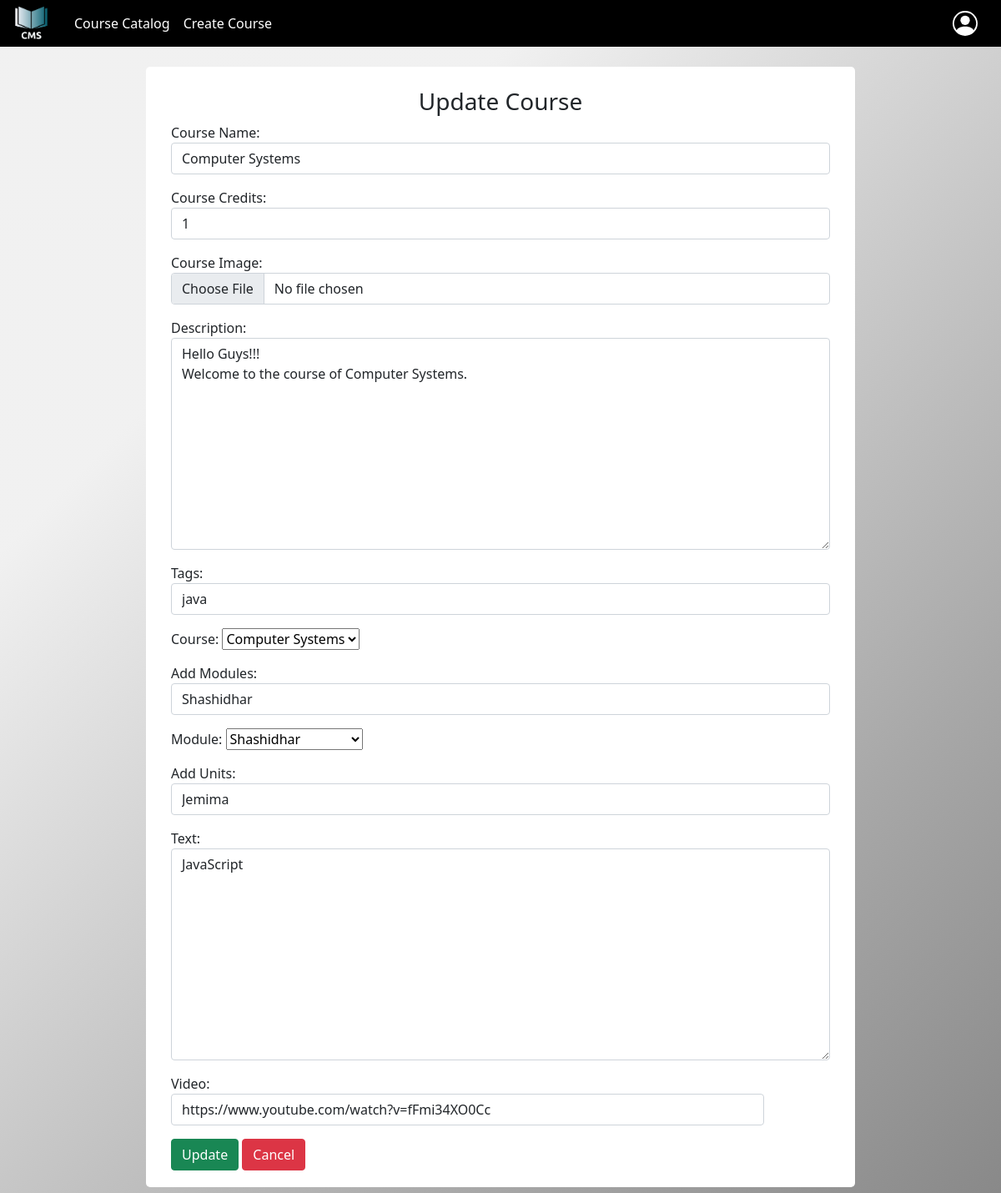
Screenshot of /Update_Course/1 (signed in) with the database file from the repository.
### cms/models.py (models this page shows, shortened)
class Course(models.Model):
    CourseName= models.CharField(max_length=50)
    CourseCredits= models.IntegerField(default=0)
    CourseImage=models.ImageField(upload_to = "media")
    Desc=models.TextField()
    Tags=models.CharField(max_length=50)
    def __str__(self):
        return self.CourseName

class Components(models.Model):
    Course = models.ForeignKey(Course, on_delete=models.CASCADE, null=True)
    Modules = models.CharField(max_length=30)
    def __str__(self):
        return self.Modules

class ModelUnits(models.Model):
    Module = models.ForeignKey(Components, on_delete=models.CASCADE, null=True)
    Units = models.CharField(max_length=30)
    Text = models.TextField()
    Video=models.TextField(max_length=100, null=True)

### cms/views.py (the view)
# urls.py: path('Update_Course/<int:id>',views.Update_Course, name="Update_Course"),
def Update_Course(request,id):
    print("Rahullllllllllllllllllllllllllll", request.method)
    if request.user.is_authenticated:
        print("Rahul", request.method)
        if request.method == 'POST':
            cpi = Course.objects.get(pk=id)
            upi = ModelUnits.objects.get(pk=id)
            mpi = Components.objects.get(pk=id)
            Cform=CourseForm(request.POST, request.FILES, instance=cpi)
            Uform=UnitsForm(request.POST, instance=upi)
            Mform=ComponentsForm(request.POST, instance=mpi)
            if Cform.is_valid():
                Cform.save()
            if Mform.is_valid():
                Mform.save()
            if Uform.is_valid():
                Uform.save()
                return redirect('Catalog')
        else:
            cpi = Course.objects.get(pk=id)
            upi = ModelUnits.objects.get(pk=id)
            mpi = Components.objects.get(pk=id)
            Cform=CourseForm(instance=cpi)
            Uform=UnitsForm(instance=upi)
            Mform=ComponentsForm(instance=mpi)
        return render(request, 'cms/Update_Course.html', {'Cform':Cform, 'Uform':Uform, 'Mform':Mform})
    else:
        return HttpResponseRedirect('/')

### cms/forms.py
class CourseForm(forms.ModelForm):
    class Meta:
        model=Course
        fields=['CourseName','CourseCredits','CourseImage','Desc','Tags']
        labels={'CourseName':'Course Name','CourseCredits':'Course Credits', 'CourseImage':'Course Image', 'Tags':'Tags', 'Desc':'Description'}
        widgets={'CourseName':forms.TextInput(attrs={'class':'form-control'}),
        'CourseCredits':forms.NumberInput(attrs={'class':'form-control'}),
        'CourseImage':forms.FileInput(attrs={'class':'form-control'}),
        'Desc':forms.Textarea(attrs={'class':'form-control'}),
        'Tags':forms.TextInput(attrs={'class':'form-control'}),
        }

class UnitsForm(forms.ModelForm):
    class Meta:
        model=ModelUnits
        fields = '__all__'
        labels={'Units':'Add Units', 'Text':'Text'}
        widgets={'Units':forms.TextInput(attrs={'class':'form-control'}),
        'Text':forms.Textarea(attrs={'class':'form-control'}),
        'Video':forms.TextInput(attrs={'class':'form-control'}),
        }

### cms/templates/cms/Update_Course.html (shortened to what this page needs)
{% extends 'cms/base.html' %}
{% load static %}
{% block content %}
    <div class="container my-4 pb-1">
        <h3 style="text-align:center">Update Course</h3>
        <form method="POST" action="" enctype="multipart/form-data">
            {{Cform.as_p}}
            {{Mform.as_p}}
            {{Uform.as_p}}
            <input type="submit" value="Update" class="btn btn-success mb-3">
            <a href="{% url 'Catalog' %}" class="btn btn-danger mb-3">Cancel</a>
    </div>
{% endblock %}

### cms/templates/cms/base.html (shortened to what this page needs)
<!DOCTYPE html>
{% load static %}
<html lang="en">
<head>
    <link href="https://cdn.jsdelivr.net/npm/bootstrap@5.1.3/dist/css/bootstrap.min.css" rel="stylesheet"
>
    <link rel="stylesheet" type="text/css" href="{% static 'css/CC1.css'%}">
    <link rel="stylesheet" type="text/css" href="{% static 'css/Profile.css'%}">
</head>
<body>
  <nav class="navbar navbar-expand-lg navbar-dark bg-black">
    <div class="container-fluid">
      <a class="navbar-brand bg-light py-0" href="{% url 'Catalog' %}"><img src="{% static 'images/cms.png'%}" style="height: 40px; width: 53px; padding:0;"></a>
      <div class="navbar-collapse collapse show" id="navbarSupportedContent">
        <ul class="navbar-nav me-auto mb-2 mb-lg-0">
          <li class="nav-item">
            <a class="nav-link active " href="{% url 'Catalog' %}">Course Catalog</a>
          </li>
          <li class="nav-item">
            <a class="nav-link active" href="{% url 'CC' %}">Create Course</a>
          </li>
        </ul>
      </div>
      <div class="profile">
        <div class="icon me-3" id="icon" style="cursor: pointer;">
        </div>
      </div>
  </nav>
  {% block content%}
  {% endblock %}
</body>
</html>

### static/css/CC1.css (style rules this page uses)
* { margin: 0; padding: 0; box-sizing: border-box; }
body { background: linear-gradient(135deg, #f0f0f0f0 25%, #a8a8a8 75%, #888888 100%); width:auto; }
#id_Video { width:90%; display:flex; }
.container { max-width: 850px; width:100%; background:white; padding: 25px 30px; border-radius: 5px; height:auto; }
nav { background:#dbd8e3; }
.container-fluid .profile { position:relative; }

### static/css/Profile.css (style rules this page uses)
nav { background:#dbd8e3; }
img { width: auto; height: 15rem; object-fit: cover; }
.container-fluid .profile { position:relative; }
.container { width:100%; height: auto; }

### rows the page displays
Course: CourseName "Computer Systems", CourseCredits "1", Desc "Hello Guys!!! Welcome to the course of Computer Systems.", Tags "java"
Components: Course "Computer Systems", Modules "Shashidhar"
ModelUnits: Module "Shashidhar", Units "Jemima", Text "JavaScript", Video "https://www.youtube.com/watch?v=fFmi34XO0Cc"
